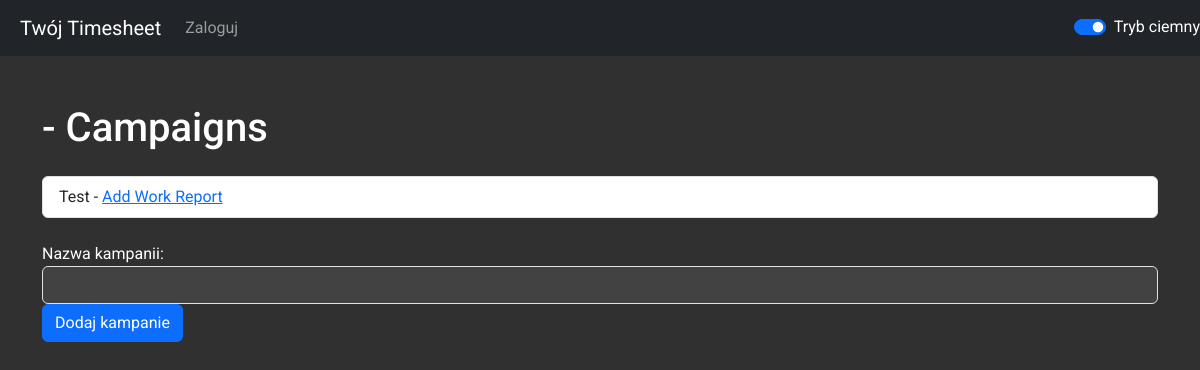
The page /user/1 on the database as committed earlier.
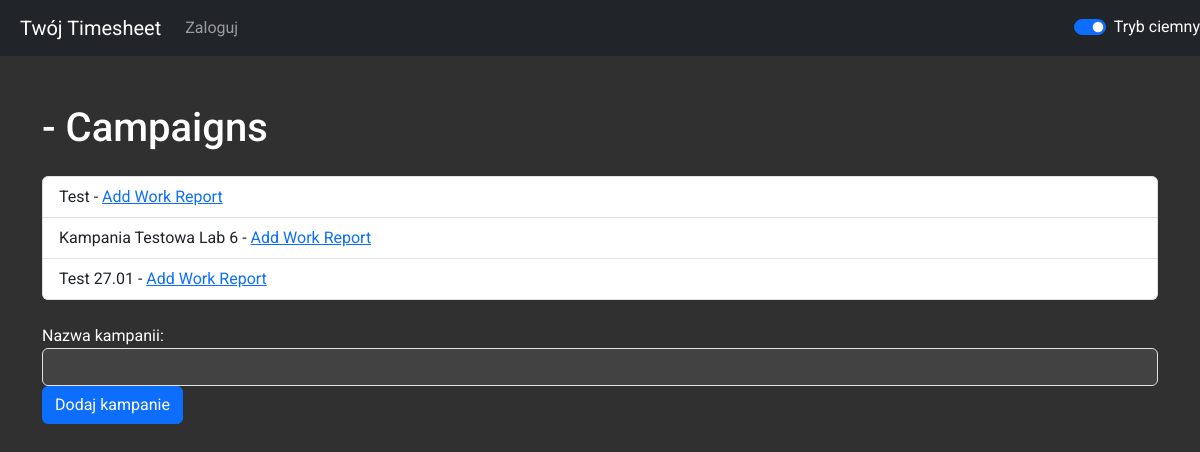
The same page on the database as committed later.
### timesheet.py (models this page shows)
class Campaign(db.Model):
    id = db.Column(db.Integer, primary_key=True)
    campaign_id = db.Column(db.Integer, unique=True, nullable=False, default=lambda: random.randint(1000, 9999))
    name = db.Column(db.String(100), nullable=False)
    start_date = db.Column(db.DateTime, nullable=False)
    end_date = db.Column(db.DateTime, nullable=False)
    user_id = db.Column(db.Integer, db.ForeignKey('user.id'), nullable=False)
    created_date = db.Column(db.DateTime, default=datetime.utcnow)
    total_work_time = db.Column(db.Float, default=0.0)
    user = db.relationship('User', back_populates='campaigns')

### timesheet.py (the view)
@app.route('/user/<int:user_id>')
def user_campaigns(user_id):
    user = User.query.get(user_id)
    campaigns = user.campaigns
    return render_template('user_campaigns.html', user=user, campaigns=campaigns)

### templates/user_campaigns.html (shortened to what this page needs)
{% extends 'base.html' %}
{% block content %}
    <h1 class="mt-5">{{ user.username }} - Campaigns</h1>
    <ul class="list-group mt-4">
        {% for campaign in campaigns %}
            <li class="list-group-item">{{ campaign.name }} - <a href="{{ url_for('add_work_report', campaign_id=campaign.id) }}">Add Work Report</a></li>
        {% endfor %}
    </ul>
    <form action="{{ url_for('add_campaign', user_id=user.id) }}" method="post" class="mt-4">
        <div class="form-group">
            <label for="campaign_name">Nazwa kampanii:</label>
            <input type="text" name="campaign_name" class="form-control" required>
        </div>
        <button type="submit" class="btn btn-primary">Dodaj kampanie</button>
    </form>
{% endblock %}

Rows that differ between the two databases and show on the page:
added Campaign: name "Kampania Testowa Lab 6"
added Campaign: name "Test 27.01"
